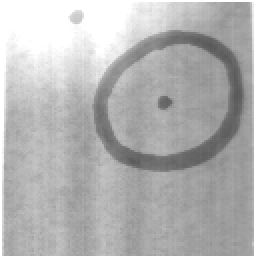
%> input picture lab_4/nuf0b.tif, 128 x 128 px (shown 2 times larger)
$ octave threshCells.m   (GNU Octave 9; MATLAB toolbox functions it lacks are replaced by stand-ins)
%> lines starting %> are read from the running program, lines starting %| are printed output that depends on the picture; in (x1, y1, x2, y2) boxes, pixels count from 0 and x2, y2 are one past the last pixel; in counts of white or black regions, pixels touching at a corner belong together; the program's own positions count from 1
### lab_4/mid_way.m
function outT = mid_way(histo, startT)
% Calculates a threshold value from a histogram using the mid-way method.
%
% histo: A 1D array histogram.
% The histogram bins must correspond to gray value 0, 1, 2,...
% startT: start threshold
% outT: the calculated threshold (integer)
%
% Programmed by Maria Magnusson 2018-08

num = length(histo);
t0 = floor(startT);
t1 = t0;
t0 = t1+2; % cannot be the same when entering the loop

% Calculate the threshold
%------------------------
while abs(t0-t1) > 0.5

  t0 = t1;

  % Calculate mean for the lower part of the histogram
  %---------------------------------------------------
  lowersum1 = sum(histo(1:t0+1).*[0:t0]);
  lowersum2 = sum(histo(1:t0+1));
  if lowersum2 ~= 0
    mean0 = lowersum1/lowersum2;
  else
    error('Cannot calculate new threshold');
  end;

  % Calculate mean for the upper part of the histogram
  %---------------------------------------------------
  uppersum1 = sum(histo(t0+2:num).*[t0+1:num-1]);
  uppersum2 = sum(histo(t0+2:num));
  if uppersum2 ~= 0
    mean1 = uppersum1/uppersum2;
  else
    error('Cannot calculate new threshold');
  end

  % Calculate new threshold
  %------------------------
  t1 = floor((mean0+mean1)/2);

end;

outT = t1;

### lab_4/threshCells.m
close all; clear all; clc;

%im = imread('cells.tif');
im = imread('nuf0b.tif');
%> im is the input picture: size 128x128 uint8; min 86, max 255, mean 179.1

histo = hist(im(:),[0:255]);
%> histo = 256 values, max 1593 at index 256, min 0 at index 1, mean 64

T = mean(mean(im));
%> T = 179.1

Tmid = mid_way(histo, T)
%> in mid_way, `t0 = floor(startT);`: t0 = 179
%> in mid_way, `t0 = t1+2;`: t0 = 181
%> the loop in mid_way, `while abs(t0-t1) > 0.5` made 6 passes
%> (t0, lowersum1, lowersum2, mean0, uppersum1, uppersum2, mean1, t1) on passes 1 to 6: (179, 1634607, 10415, 156.9, 1299820, 5969, 217.8, 187), (187, 1926278, 12009, 160.4, 1008149, 4375, 230.4, 195), (195, 2056156, 12691, 162, 878271, 3693, 237.8, 199), (199, 2083221, 12828, 162.4, 851206, 3556, 239.4, 200), (200, 2090821, 12866, 162.5, 843606, 3518, 239.8, 201), (201, 2099062, 12907, 162.6, 835365, 3477, 240.3, 201)
%> in mid_way, `outT = t1;`: outT = 201
%> Tmid = 201
%Tmin = min_error(histo, Tmid)

%imTmid = im > Tmid;
%imTmin = im > Tmin;

imTmid = im <= Tmid;
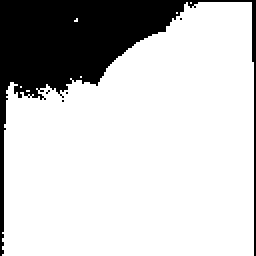
%> imTmid: size 128x128 logical (shown 2 times larger); 78.8% white; 5 black regions (4 under 20 px), largest, box (x1, y1, x2, y2) and area: (0, 0, 128, 128) 3472
%imTmin = im <= Tmin;

figure(1)
colormap(gray(256))

subplot(2,2,1), imagesc(im, [0 255]);
axis image; colorbar
title('original image');

subplot(2,2,2), plot(0:255, histo, '.-r');
axis tight; grid
title('histogram');

subplot(2,2,3), imagesc(imTmid, [0 1]);
axis image; colorbar
title('mid-way thresholded image');

subplot(2,2,4), imagesc(imTmin, [0 1]);
%> (this line was passed over: imTmin is not available in this run)
axis image; colorbar
title('min-error thresholded image');
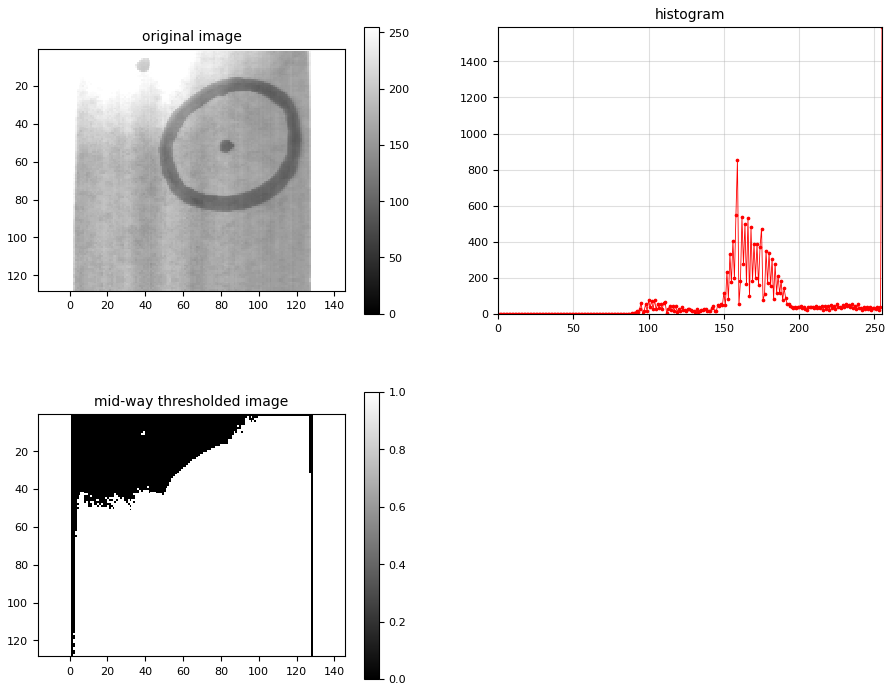
%> figure redrawn from the program's plot data, 3 panels

$ run again, with lab_4/nuf2b.tif copied over lab_4/nuf0b.tif
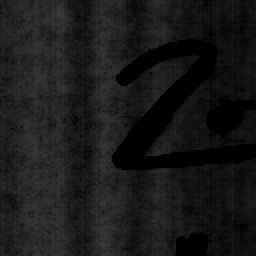
%> input picture lab_4/nuf2b.tif, 128 x 128 px (shown 2 times larger)
%> im is the input picture: size 128x128 uint8; min 0, max 60, mean 25.2
%> histo = 256 values, max 1987 at index 1, min 0 at index 60, mean 64
%> T = 25.21
%> in mid_way, `t0 = floor(startT);`: t0 = 25
%> in mid_way, `t0 = t1+2;`: t0 = 27
%> the loop in mid_way, `while abs(t0-t1) > 0.5` made 2 passes
%> (t0, lowersum1, lowersum2, mean0, uppersum1, uppersum2, mean1, t1) on passes 1 to 2: (25, 102313, 7888, 12.97, 310718, 8496, 36.57, 24), (24, 97188, 7683, 12.65, 315843, 8701, 36.3, 24)
%> outT = 24
%> `imTmid = im <= Tmid;`:
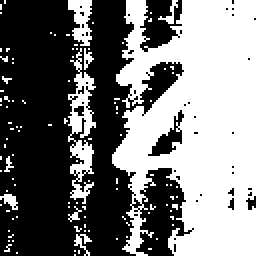
%> imTmid: size 128x128 logical (shown 2 times larger); 46.9% white; 108 white regions (100 under 20 px), largest, box (x1, y1, x2, y2) and area: (56, 0, 128, 128) 6664, (34, 24, 48, 102) 485, (34, 0, 46, 23) 174
%> `title('min-error thresholded image');`:
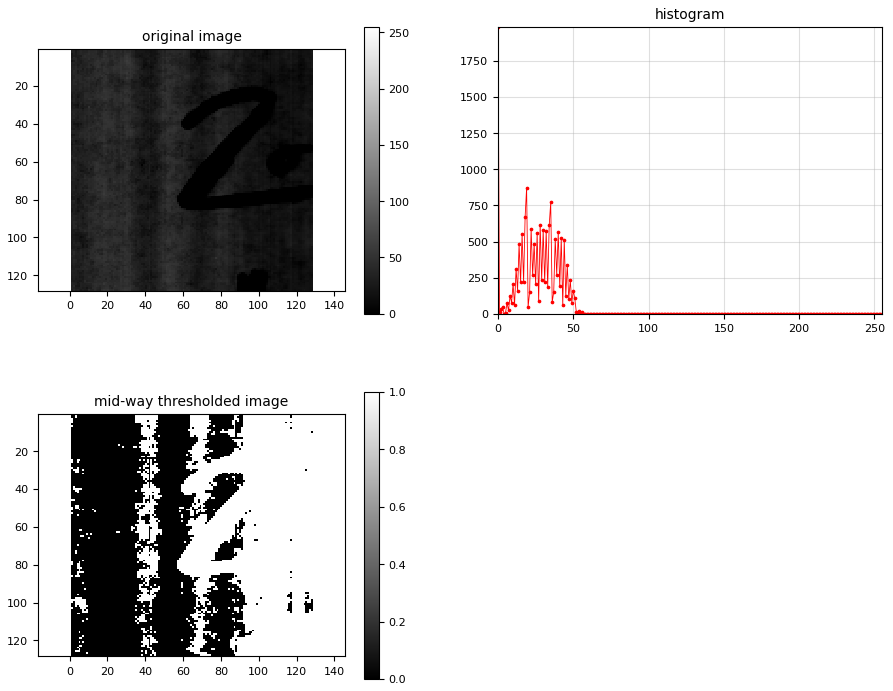
%> figure redrawn from the program's plot data, 3 panels

$ run again, with lab_4/nuf4b.tif copied over lab_4/nuf0b.tif
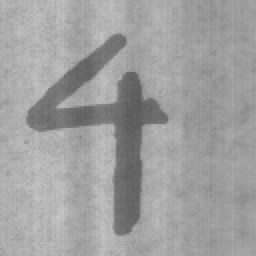
%> input picture lab_4/nuf4b.tif, 128 x 128 px (shown 2 times larger)
%> im is the input picture: size 128x128 uint8; min 89, max 198, mean 159.7
%> histo = 256 values, max 1015 at index 160, min 0 at index 1, mean 64
%> T = 159.7
%> in mid_way, `t0 = floor(startT);`: t0 = 159
%> in mid_way, `t0 = t1+2;`: t0 = 161
%> the loop in mid_way, `while abs(t0-t1) > 0.5` made 6 passes
%> (t0, lowersum1, lowersum2, mean0, uppersum1, uppersum2, mean1, t1) on passes 1 to 6: (159, 992563, 7019, 141.4, 1623425, 9365, 173.4, 157), (157, 715048, 5269, 135.7, 1900940, 11115, 171, 153), (153, 445636, 3535, 126.1, 2170352, 12849, 168.9, 147), (147, 276738, 2415, 114.6, 2339250, 13969, 167.5, 141), (141, 232582, 2110, 110.2, 2383406, 14274, 167, 138), (138, 228796, 2083, 109.8, 2387192, 14301, 166.9, 138)
%> outT = 138
%> `imTmid = im <= Tmid;`:
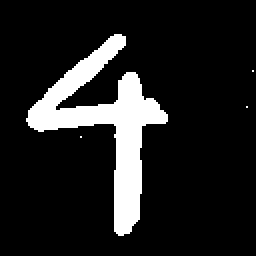
%> imTmid: size 128x128 logical (shown 2 times larger); 12.7% white; 4 white regions (3 under 20 px), largest, box (x1, y1, x2, y2) and area: (13, 17, 84, 118) 2080
%> `title('min-error thresholded image');`:
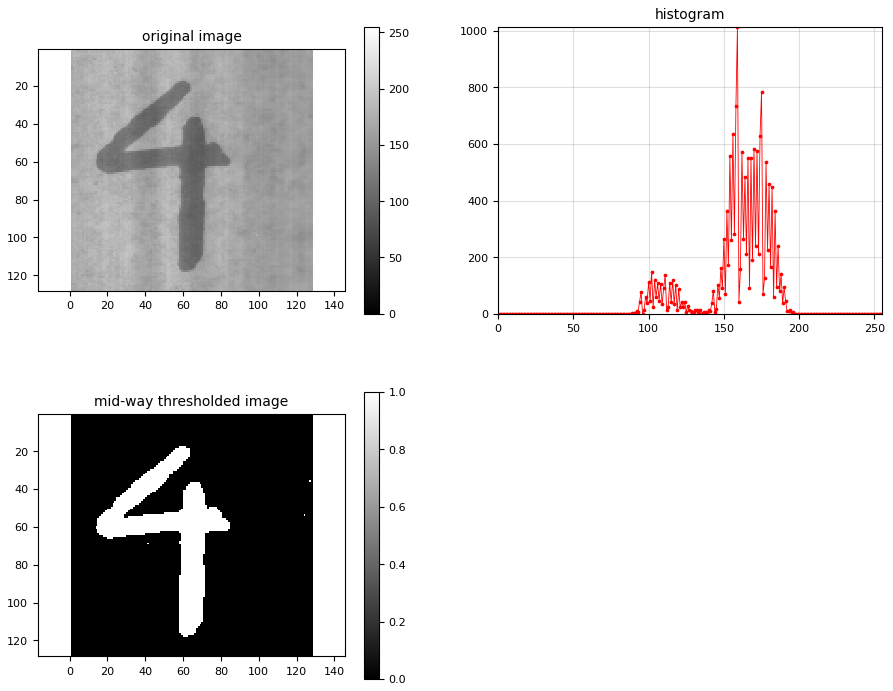
%> figure redrawn from the program's plot data, 3 panels
